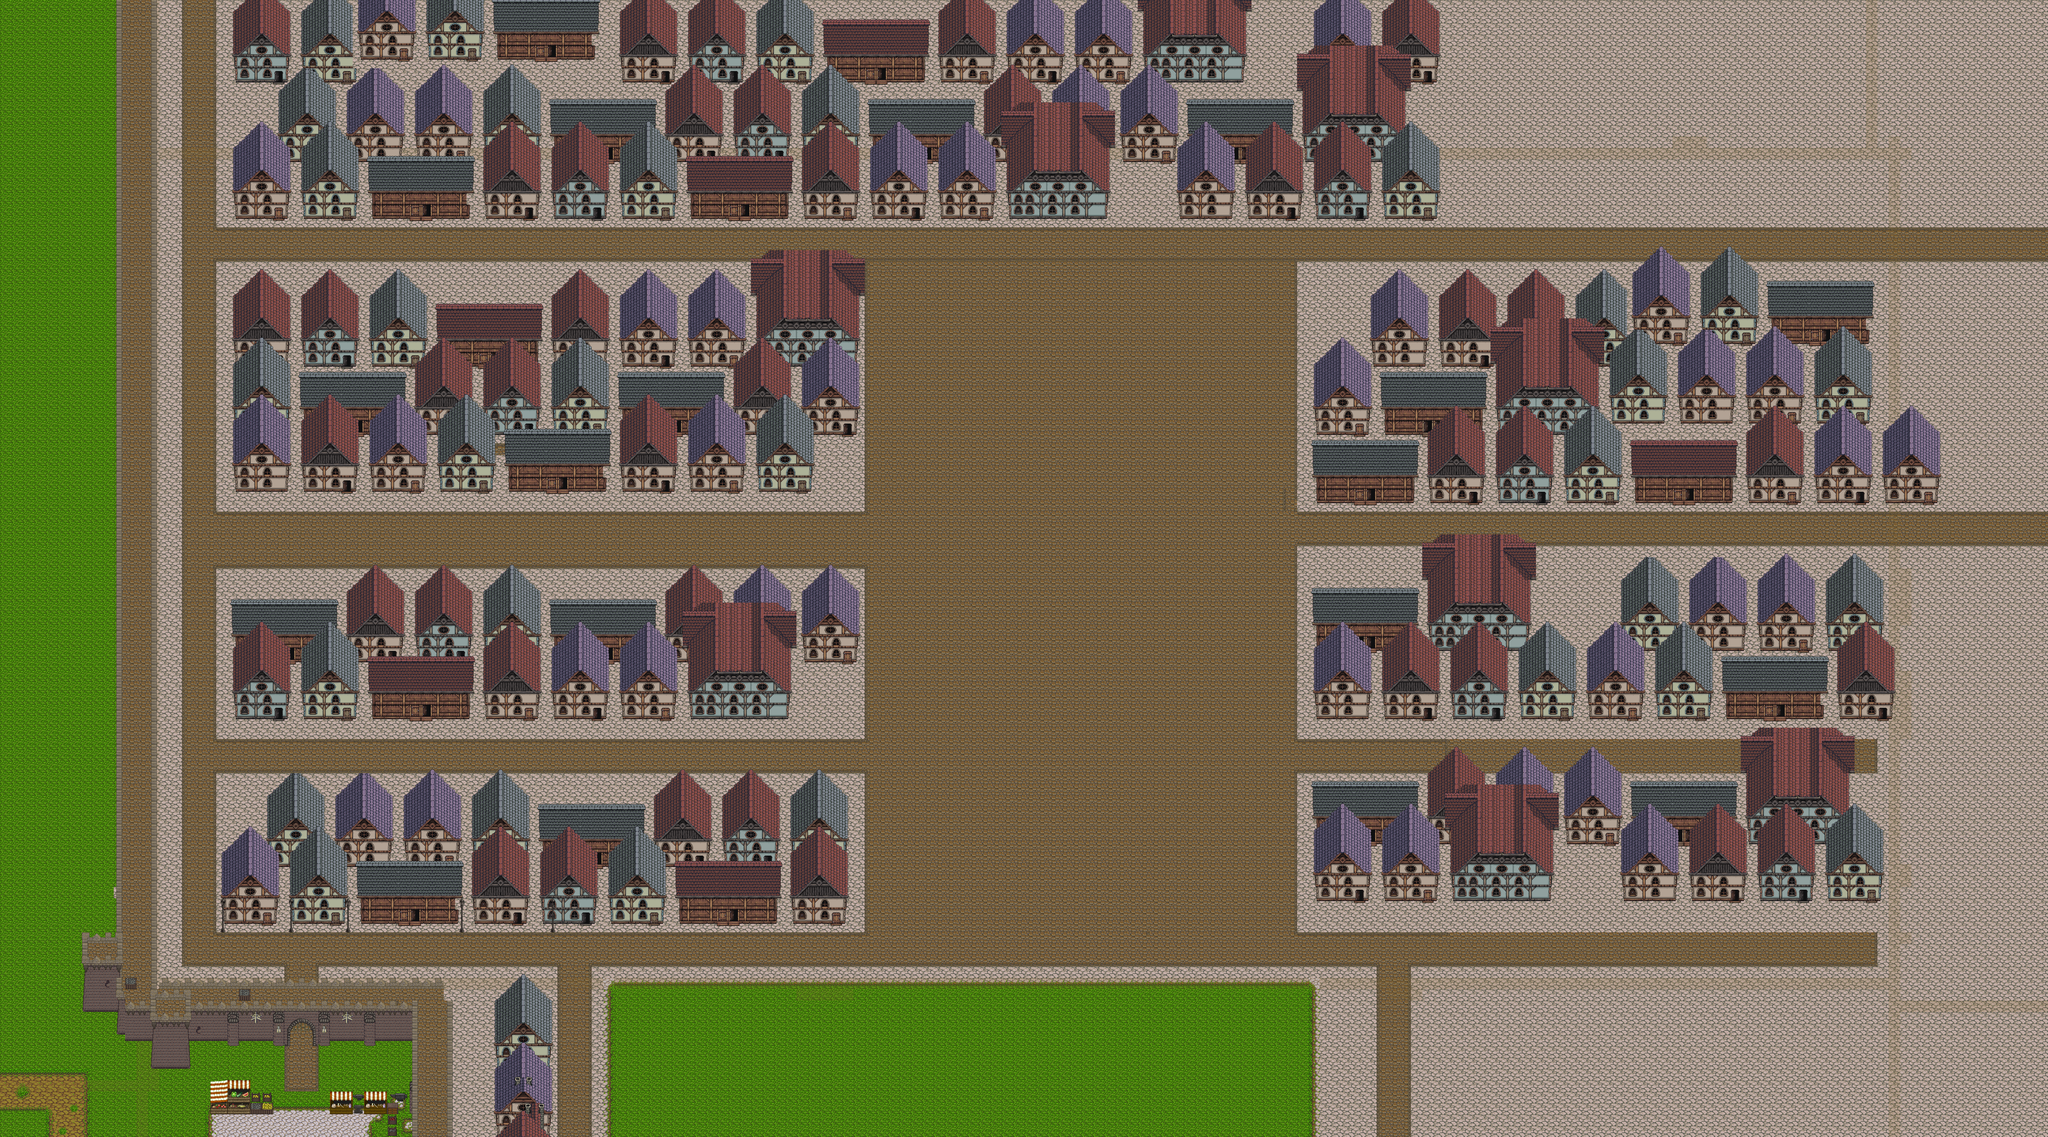

Tiled map render using the project's own tile images. Description and the map definition, with tile-layer contents summarised, below:
An orthogonal 180x100 tile map with 32x32 px tiles, 15 tile layers (suelo, marcador, cast, castillo, ...), 3 tilesets and 12 objects (11x object, object  ).

<map version="1.8" tiledversion="1.8.5" orientation="orthogonal" renderorder="right-down" width="180" height="100" tilewidth="32" tileheight="32" infinite="0" nextlayerid="21" nextobjectid="20">
 <editorsettings>
  <export target="castillo12.tscn.tmx" format="tmx" />
 </editorsettings>
 <tileset firstgid="1" source="Castle2.tsx" />
 <tileset firstgid="257" source="spritesmapa.tsx" />
 <tileset firstgid="513" source="houses.tsx" />
 <layer id="1" name="suelo" width="180" height="100">
  <data>[18000 cells, 18000 non-empty, 39 distinct tile ids]</data>
 </layer>
 <layer id="5" name="marcador" width="180" height="100" opacity="0.18">
  <data>[18000 cells, 568 non-empty, 1 distinct tile ids]</data>
 </layer>
 <layer id="7" name="cast" width="180" height="100">
  <data>[18000 cells, 31 non-empty, 31 distinct tile ids]</data>
 </layer>
 <layer id="8" name="castillo" width="180" height="100">
  <data>[18000 cells, 523 non-empty, 32 distinct tile ids]</data>
 </layer>
 <layer id="9" name="castillo2" width="180" height="100">
  <data>[18000 cells, 103 non-empty, 30 distinct tile ids]</data>
 </layer>
 <layer id="10" name="castillo3" width="180" height="100">
  <data>[18000 cells, 9 non-empty, 3 distinct tile ids]</data>
 </layer>
 <layer id="11" name="tienda" width="180" height="100">
  <data>[18000 cells, 31 non-empty, 26 distinct tile ids]</data>
 </layer>
 <layer id="20" name="casaAtras2" width="180" height="100">
  <data>[18000 cells, 1716 non-empty, 301 distinct tile ids]</data>
 </layer>
 <layer id="19" name="casasAtras1" width="180" height="100">
  <data>[18000 cells, 3781 non-empty, 286 distinct tile ids]</data>
 </layer>
 <layer id="12" name="casas" width="180" height="100">
  <data>[18000 cells, 3991 non-empty, 309 distinct tile ids]</data>
 </layer>
 <layer id="13" name="casas1" width="180" height="100">
  <data>[18000 cells, 54 non-empty, 54 distinct tile ids]</data>
 </layer>
 <layer id="14" name="compCasas" width="180" height="100">
  <data>[18000 cells, 6 non-empty, 6 distinct tile ids]</data>
 </layer>
 <layer id="15" name="complemap" width="180" height="100">
  <data>[18000 cells, 19 non-empty, 5 distinct tile ids]</data>
 </layer>
 <layer id="16" name="compcasa1" width="180" height="100">
  <data>[18000 cells, 6 non-empty, 6 distinct tile ids]</data>
 </layer>
 <layer id="17" name="casa2" width="180" height="100">
  <data>[18000 cells, 18 non-empty, 18 distinct tile ids]</data>
 </layer>
 <objectgroup id="6" name="Object Layer 1">
  <object id="1" name="pared" type="object" x="418" y="2754" width="4926" height="75" />
  <object id="2" name="pared" type="object" x="5311" y="446" width="135" height="2309" />
  <object id="3" name="pared" type="object" x="452" y="538.667" width="4865" height="70" />
  <object id="4" name="pared" type="object" x="321.333" y="450.667" width="129.333" height="2302.67" />
  <object id="8" name="casa" type="object" x="624.242" y="2188.15" width="1771.03" height="378.788" />
  <object id="10" name="casa" type="object" x="636.364" y="1596.33" width="1594.03" height="390.909" />
  <object id="11" name="casa" type="object" x="3684" y="1570" width="1635" height="414" />
  <object id="12" name="casa" type="object" x="2231.33" y="1596" width="190" height="224.667" />
  <object id="13" name="casa" type="object" x="3679.33" y="2170" width="1601.67" height="392" />
  <object id="16" name="casa" type="object  " x="640" y="736" width="1799" height="612" />
  <object id="17" name="catedral" type="object" x="2709" y="780" width="640" height="640" />
  <object id="19" name="casa" type="object" x="3676" y="778" width="1780" height="598" />
 </objectgroup>
</map>
